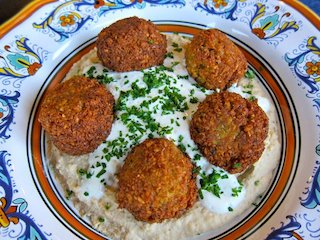
#> input picture resources/Falafel.jpg, 320 x 240 px
$ python blurit.py resources/Falafel.jpg
#> lines starting #> are read from the running program, lines starting #| are printed output that depends on the picture
import logging
logging.getLogger().setLevel(logging.DEBUG)

import io
import sys

# Import the packages we need for drawing and displaying images
from PIL import Image
import numpy
import cv2

RANGE=1

def get_avg_pixel(point, pixels):
    "Return an average RGB value for the neighborhood of the point in image."

    neighborhood_area=(RANGE*2+1)**2
    pixel_count = 0
    average_pixel=[0,0,0]
    for neighbor_x in range(point[0]-RANGE, point[0]+RANGE+1):
        for neighbor_y in range(point[1]-RANGE, point[1]+RANGE+1):
            pixel_count += 1
            average_pixel = [average_pixel[channel]+pixels[neighbor_x, neighbor_y][channel] for channel in range(len(average_pixel))]
    average_pixel=[int(average_pixel[channel]/neighborhood_area) for channel in range(len(average_pixel))]
    return tuple(average_pixel)

def blur_image_region(image, region_box):
    """
    Blur each pixel in region_box of image.
    Args:
        image: an image with [x][y] pixels
        region_box: two points (top_left, bottom_right), each (x, y)
    Returns:
        region_area: The number of pixels blurred
    """

    pixels = image.load()
    image_size = image.size
    for region_x in range(max(RANGE, region_box[0][0]), min(image_size[0]-(RANGE+1), region_box[1][0])):
        for region_y in range(max(RANGE, region_box[0][1]), min(image_size[1]-(RANGE+1), region_box[1][1])):
            point = (region_x, region_y)
            blurred_pixel = get_avg_pixel(point, pixels)
            pixels[region_x, region_y] = blurred_pixel
    blurred_area = (
        (min(image_size[0]-(RANGE+1), region_box[1][0]) - max(RANGE, region_box[0][0])) *
        (min(image_size[1]-(RANGE+1), region_box[1][1]) - max(RANGE, region_box[0][1]))
        )
    logging.debug("blurred %d pixels", blurred_area)
    return blurred_area


def main(image_filename):
#> called with image_filename = 'resources/Falafel.jpg'
    with io.open(image_filename, 'rb') as image_file:
        content = image_file.read()
    image = Image.open(io.BytesIO(content))
#> image is the input picture: PIL image 320x240 RGB; mean R, G, B 145.2, 130.1, 117.1
    pixels = image.load()
    print("{}:{}".format(pixels, image.size))
#> (printed output is left out)
    # define a region of the top half of the image
    blur_region=[(0, 0), (image.size[0], int(image.size[1]/2))]
#> blur_region = [(0, 0), (320, 120)]
    blurred_area = blur_image_region(image, blur_region)
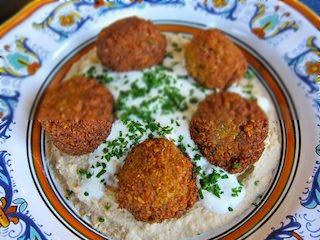
#> image: PIL image 320x240 RGB; mean R, G, B 144.8, 129.7, 116.7
    cv2.imshow("blurred {}".format((blur_region, blurred_area)), numpy.array(image)[:, :, ::-1].copy())
    cv2.waitKey(0)


if __name__ == "__main__":
    if len(sys.argv) != 2:
        logging.error("usage %s image_filename", sys.argv[0])
        sys.exit(-1)
    main(sys.argv[1])
    sys.exit(0)
#> (the program exits here)
